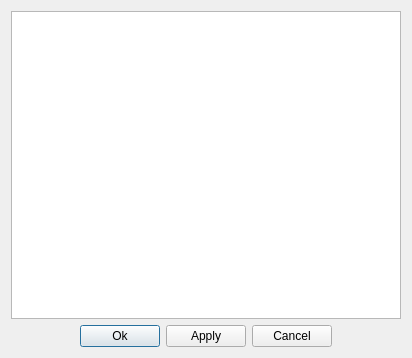
<?xml version="1.0" encoding="UTF-8"?>
<ui version="4.0">
 <class>VisibleColumnSetup</class>
 <widget class="QDialog" name="VisibleColumnSetup">
  <property name="geometry">
   <rect>
    <x>0</x>
    <y>0</y>
    <width>412</width>
    <height>358</height>
   </rect>
  </property>
  <property name="windowTitle">
   <string>Setup visible columns</string>
  </property>
  <layout class="QGridLayout" name="gridLayout">
   <item row="0" column="0" colspan="5">
    <widget class="QListWidget" name="listWidget">
     <property name="toolTip">
      <string>Enable / disable columns, drag columns to reorder</string>
     </property>
     <property name="dragEnabled">
      <bool>true</bool>
     </property>
     <property name="dragDropMode">
      <enum>QAbstractItemView::InternalMove</enum>
     </property>
     <property name="defaultDropAction">
      <enum>Qt::MoveAction</enum>
     </property>
     <property name="uniformItemSizes">
      <bool>true</bool>
     </property>
    </widget>
   </item>
   <item row="1" column="0">
    <spacer name="horizontalSpacer1">
     <property name="orientation">
      <enum>Qt::Horizontal</enum>
     </property>
     <property name="sizeHint" stdset="0">
      <size>
       <width>0</width>
       <height>20</height>
      </size>
     </property>
    </spacer>
   </item>
   <item row="1" column="1">
    <widget class="QPushButton" name="pushButtonOk">
     <property name="toolTip">
      <string>Apply changes and close dialog</string>
     </property>
     <property name="text">
      <string>Ok</string>
     </property>
    </widget>
   </item>
   <item row="1" column="2">
    <widget class="QPushButton" name="pushButtonApply">
     <property name="toolTip">
      <string>Apply changes now</string>
     </property>
     <property name="text">
      <string>Apply</string>
     </property>
    </widget>
   </item>
   <item row="1" column="3">
    <widget class="QPushButton" name="pushButtonCancel">
     <property name="toolTip">
      <string>Revert changes and close dialog</string>
     </property>
     <property name="text">
      <string>Cancel</string>
     </property>
    </widget>
   </item>
   <item row="1" column="4">
    <spacer name="horizontalSpacer2">
     <property name="orientation">
      <enum>Qt::Horizontal</enum>
     </property>
     <property name="sizeHint" stdset="0">
      <size>
       <width>0</width>
       <height>20</height>
      </size>
     </property>
    </spacer>
   </item>
  </layout>
 </widget>
 <tabstops>
  <tabstop>listWidget</tabstop>
  <tabstop>pushButtonOk</tabstop>
  <tabstop>pushButtonApply</tabstop>
  <tabstop>pushButtonCancel</tabstop>
 </tabstops>
 <resources/>
 <connections>
  <connection>
   <sender>pushButtonOk</sender>
   <signal>clicked()</signal>
   <receiver>VisibleColumnSetup</receiver>
   <slot>accept()</slot>
   <hints>
    <hint type="sourcelabel">
     <x>117</x>
     <y>276</y>
    </hint>
    <hint type="destinationlabel">
     <x>23</x>
     <y>267</y>
    </hint>
   </hints>
  </connection>
  <connection>
   <sender>pushButtonCancel</sender>
   <signal>clicked()</signal>
   <receiver>VisibleColumnSetup</receiver>
   <slot>reject()</slot>
   <hints>
    <hint type="sourcelabel">
     <x>273</x>
     <y>276</y>
    </hint>
    <hint type="destinationlabel">
     <x>380</x>
     <y>275</y>
    </hint>
   </hints>
  </connection>
 </connections>
</ui>
